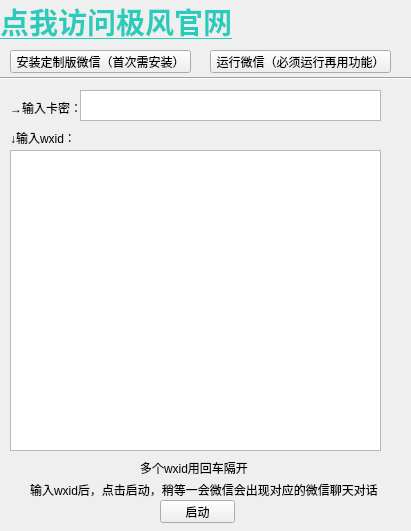
<?xml version="1.0" encoding="UTF-8"?>
<ui version="4.0">
 <class>Form</class>
 <widget class="QWidget" name="Form">
  <property name="geometry">
   <rect>
    <x>0</x>
    <y>0</y>
    <width>411</width>
    <height>531</height>
   </rect>
  </property>
  <property name="windowTitle">
   <string>极风加好友工具</string>
  </property>
  <property name="windowIcon">
   <iconset>
    <normaloff>图标.jpg</normaloff>图标.jpg</iconset>
  </property>
  <widget class="QPushButton" name="pushButton">
   <property name="geometry">
    <rect>
     <x>160</x>
     <y>500</y>
     <width>75</width>
     <height>23</height>
    </rect>
   </property>
   <property name="focusPolicy">
    <enum>Qt::FocusPolicy::ClickFocus</enum>
   </property>
   <property name="text">
    <string>启动</string>
   </property>
  </widget>
  <widget class="QTextEdit" name="wxid_text">
   <property name="geometry">
    <rect>
     <x>10</x>
     <y>150</y>
     <width>371</width>
     <height>301</height>
    </rect>
   </property>
  </widget>
  <widget class="QLabel" name="label_2">
   <property name="geometry">
    <rect>
     <x>140</x>
     <y>460</y>
     <width>151</width>
     <height>16</height>
    </rect>
   </property>
   <property name="text">
    <string>多个wxid用回车隔开</string>
   </property>
  </widget>
  <widget class="QLabel" name="label_3">
   <property name="geometry">
    <rect>
     <x>30</x>
     <y>480</y>
     <width>351</width>
     <height>20</height>
    </rect>
   </property>
   <property name="text">
    <string>输入wxid后，点击启动，稍等一会微信会出现对应的微信聊天对话</string>
   </property>
  </widget>
  <widget class="QLabel" name="label_4">
   <property name="geometry">
    <rect>
     <x>0</x>
     <y>0</y>
     <width>241</width>
     <height>41</height>
    </rect>
   </property>
   <property name="text">
    <string>&lt;html&gt;&lt;head/&gt;&lt;body&gt;&lt;p&gt;&lt;a href=&quot;www.jixingwangluo.cn&quot;&gt;&lt;span style=&quot; font-size:22pt; font-weight:700; text-decoration: underline; color:#29ccbc;&quot;&gt;点我访问极风官网&lt;/span&gt;&lt;/a&gt;&lt;/p&gt;&lt;/body&gt;&lt;/html&gt;</string>
   </property>
   <property name="openExternalLinks">
    <bool>true</bool>
   </property>
  </widget>
  <widget class="QLabel" name="label_5">
   <property name="geometry">
    <rect>
     <x>10</x>
     <y>100</y>
     <width>91</width>
     <height>16</height>
    </rect>
   </property>
   <property name="text">
    <string>→输入卡密：</string>
   </property>
  </widget>
  <widget class="QTextEdit" name="km_text">
   <property name="geometry">
    <rect>
     <x>80</x>
     <y>90</y>
     <width>301</width>
     <height>31</height>
    </rect>
   </property>
  </widget>
  <widget class="QLabel" name="label_6">
   <property name="geometry">
    <rect>
     <x>10</x>
     <y>130</y>
     <width>61</width>
     <height>16</height>
    </rect>
   </property>
   <property name="text">
    <string>↓输入wxid：</string>
   </property>
  </widget>
  <widget class="Line" name="line">
   <property name="geometry">
    <rect>
     <x>0</x>
     <y>70</y>
     <width>411</width>
     <height>16</height>
    </rect>
   </property>
   <property name="orientation">
    <enum>Qt::Orientation::Horizontal</enum>
   </property>
  </widget>
  <widget class="QPushButton" name="anzhuangButton">
   <property name="geometry">
    <rect>
     <x>10</x>
     <y>50</y>
     <width>181</width>
     <height>23</height>
    </rect>
   </property>
   <property name="focusPolicy">
    <enum>Qt::FocusPolicy::ClickFocus</enum>
   </property>
   <property name="text">
    <string>安装定制版微信（首次需安装）</string>
   </property>
  </widget>
  <widget class="QPushButton" name="runButton">
   <property name="geometry">
    <rect>
     <x>210</x>
     <y>50</y>
     <width>181</width>
     <height>23</height>
    </rect>
   </property>
   <property name="focusPolicy">
    <enum>Qt::FocusPolicy::ClickFocus</enum>
   </property>
   <property name="text">
    <string>运行微信（必须运行再用功能）</string>
   </property>
  </widget>
 </widget>
 <resources/>
 <connections/>
</ui>
